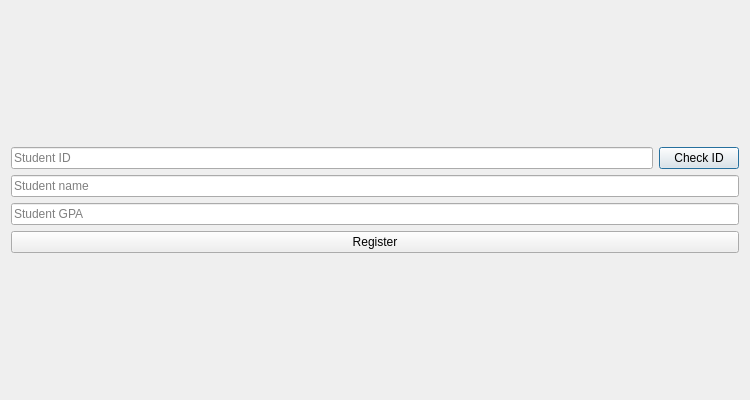
<?xml version="1.0" encoding="UTF-8"?>
<ui version="4.0">
 <class>newStudentWindow</class>
 <widget class="QDialog" name="newStudentWindow">
  <property name="geometry">
   <rect>
    <x>0</x>
    <y>0</y>
    <width>750</width>
    <height>400</height>
   </rect>
  </property>
  <property name="windowTitle">
   <string>Add new student</string>
  </property>
  <property name="windowIcon">
   <iconset resource="resources.qrc">
    <normaloff>:/icons/registerWindow.png</normaloff>:/icons/registerWindow.png</iconset>
  </property>
  <layout class="QHBoxLayout" name="horizontalLayout_5">
   <item>
    <layout class="QVBoxLayout" name="verticalLayout">
     <item>
      <spacer name="verticalSpacer_2">
       <property name="orientation">
        <enum>Qt::Vertical</enum>
       </property>
       <property name="sizeHint" stdset="0">
        <size>
         <width>20</width>
         <height>40</height>
        </size>
       </property>
      </spacer>
     </item>
     <item>
      <layout class="QHBoxLayout" name="horizontalLayout_3">
       <item>
        <widget class="QLineEdit" name="IDArea">
         <property name="placeholderText">
          <string>Student ID</string>
         </property>
        </widget>
       </item>
       <item>
        <widget class="QPushButton" name="checkIDBtn">
         <property name="text">
          <string>Check ID</string>
         </property>
        </widget>
       </item>
      </layout>
     </item>
     <item>
      <widget class="QLineEdit" name="studentNameArea">
       <property name="placeholderText">
        <string>Student name</string>
       </property>
      </widget>
     </item>
     <item>
      <widget class="QLineEdit" name="studentGPAArea">
       <property name="placeholderText">
        <string>Student GPA</string>
       </property>
      </widget>
     </item>
     <item>
      <layout class="QHBoxLayout" name="horizontalLayout_4"/>
     </item>
     <item>
      <widget class="QPushButton" name="registerBtn">
       <property name="text">
        <string>Register</string>
       </property>
      </widget>
     </item>
     <item>
      <spacer name="verticalSpacer">
       <property name="orientation">
        <enum>Qt::Vertical</enum>
       </property>
       <property name="sizeHint" stdset="0">
        <size>
         <width>20</width>
         <height>40</height>
        </size>
       </property>
      </spacer>
     </item>
    </layout>
   </item>
  </layout>
 </widget>
 <resources>
  <include location="resources.qrc"/>
 </resources>
 <connections/>
</ui>
